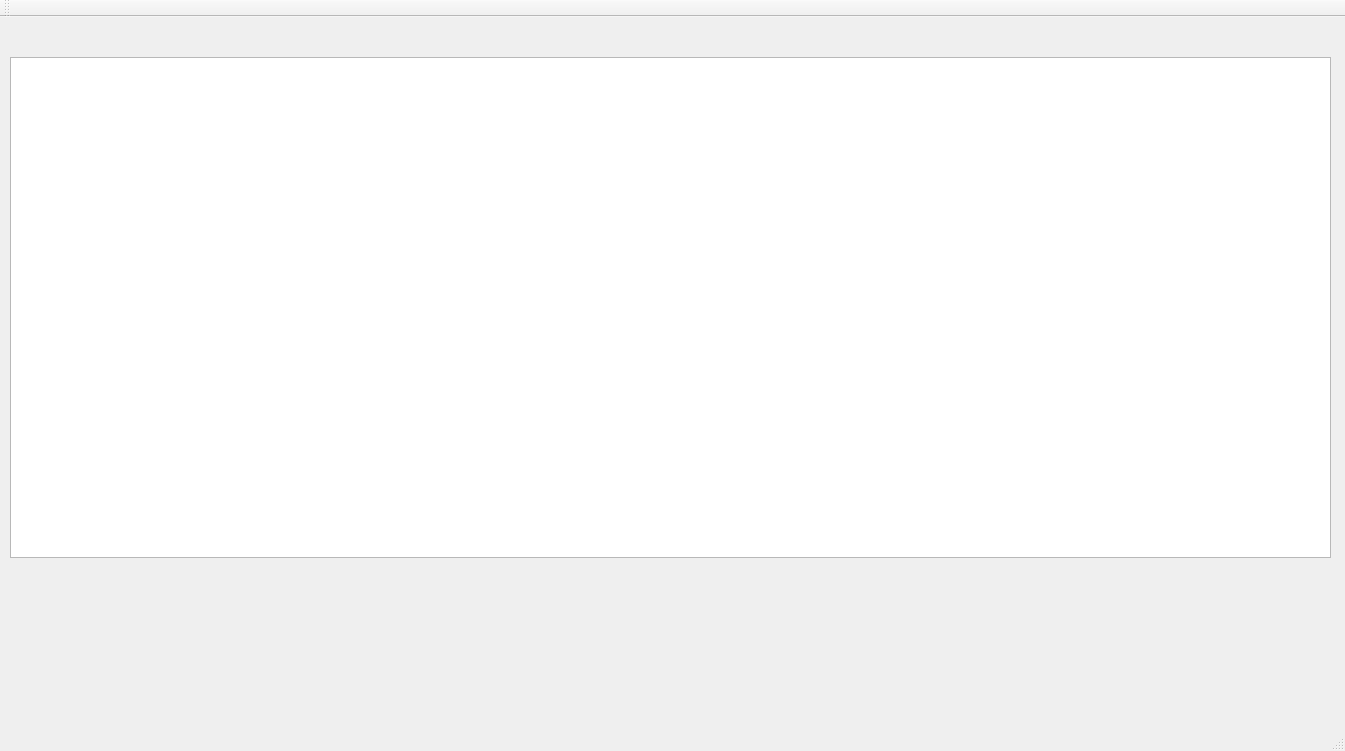
<?xml version="1.0" encoding="UTF-8"?>
<ui version="4.0">
 <class>MainWindow</class>
 <widget class="QMainWindow" name="MainWindow">
  <property name="geometry">
   <rect>
    <x>0</x>
    <y>0</y>
    <width>1345</width>
    <height>751</height>
   </rect>
  </property>
  <property name="windowTitle">
   <string>MainWindow</string>
  </property>
  <widget class="QWidget" name="centralWidget">
   <widget class="QTableView" name="tableView">
    <property name="geometry">
     <rect>
      <x>10</x>
      <y>40</y>
      <width>1321</width>
      <height>501</height>
     </rect>
    </property>
   </widget>
  </widget>
  <widget class="QMenuBar" name="menuBar">
   <property name="geometry">
    <rect>
     <x>0</x>
     <y>0</y>
     <width>1345</width>
     <height>22</height>
    </rect>
   </property>
  </widget>
  <widget class="QToolBar" name="mainToolBar">
   <attribute name="toolBarArea">
    <enum>TopToolBarArea</enum>
   </attribute>
   <attribute name="toolBarBreak">
    <bool>false</bool>
   </attribute>
  </widget>
  <widget class="QStatusBar" name="statusBar"/>
 </widget>
 <layoutdefault spacing="6" margin="11"/>
 <resources/>
 <connections/>
</ui>
